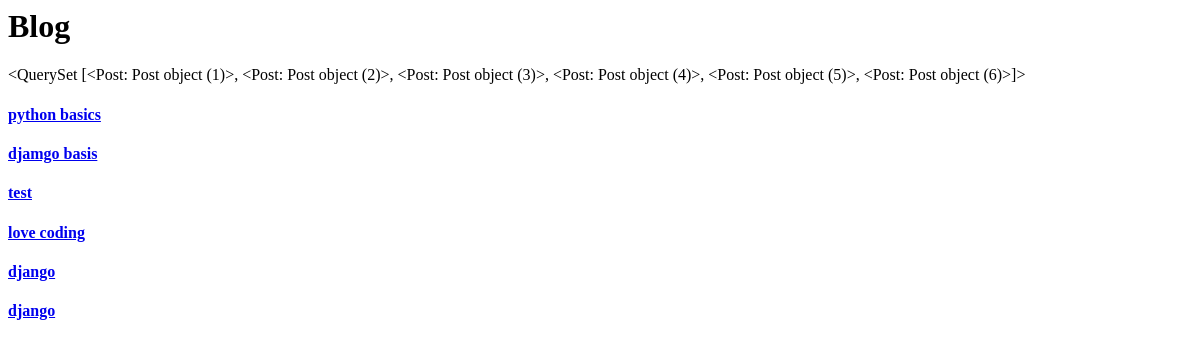
The page /blog/ on the database as committed earlier.
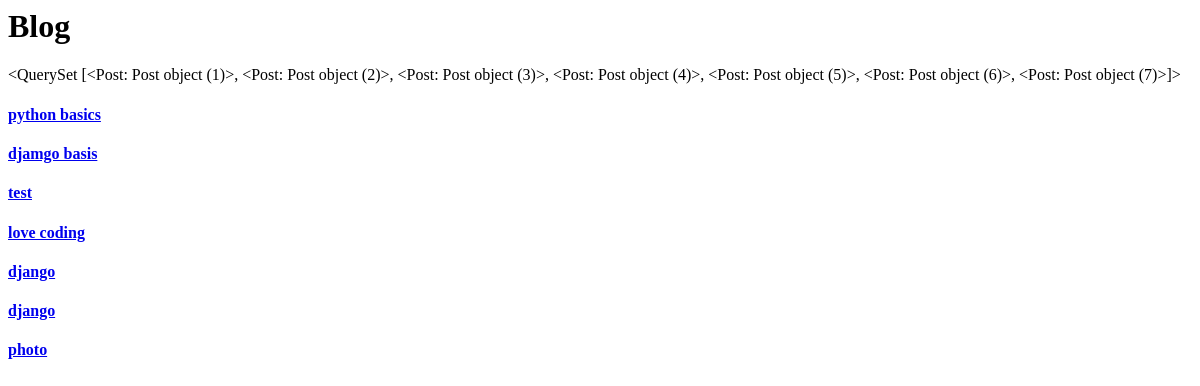
The same page on the database as committed later.
### posts/models.py (models this page shows)
class Post(models.Model):
    author=models.ForeignKey(User,related_name='post_author', on_delete=models.SET_NULL,null=True)
    title=models.CharField(max_length=120)
    content=models.TextField( max_length=30000)
    publish_date=models.DateTimeField(default=timezone.now)
    image = models.ImageField(upload_to='posts')
    tags = TaggableManager()

### posts/views.py (the view)
# urls.py: path('blog/',post_list),
def post_list(request):
    data = Post.objects.all()
    return render(request,'all_post.html',{'posts':data})

### posts/templates/all_post.html
<h1>Blog</h1>
{{posts}}
{%for post in posts %}
    <h4><a href="/blog/{{post.id}}">{{post.title}}</a></h4>
    {% endfor %}

Rows that differ between the two databases and show on the page:
computed for Post "python basics": id "…(5)>, <Post: Post object (6)>]>" → "…(5)>, <Post: Post object (6)>, <Post: Post object (7)>]>"
added Post: title "photo"
